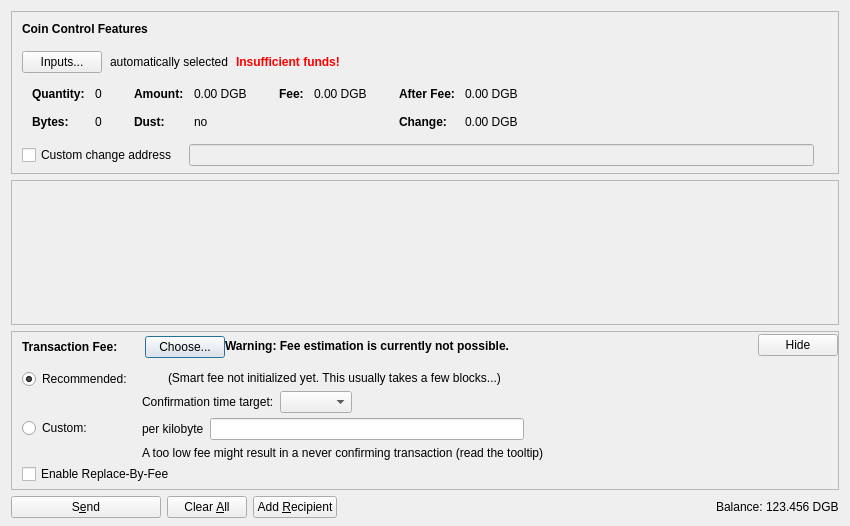
<?xml version="1.0" encoding="UTF-8"?>
<ui version="4.0">
 <class>SendCoinsDialog</class>
 <widget class="QDialog" name="SendCoinsDialog">
  <property name="geometry">
   <rect>
    <x>0</x>
    <y>0</y>
    <width>850</width>
    <height>526</height>
   </rect>
  </property>
  <property name="windowTitle">
   <string>Send Coins</string>
  </property>
  <layout class="QVBoxLayout" name="verticalLayout" stretch="0,1,0,0">
   <property name="bottomMargin">
    <number>8</number>
   </property>
   <item>
    <widget class="QFrame" name="frameCoinControl">
     <property name="sizePolicy">
      <sizepolicy hsizetype="Expanding" vsizetype="Expanding">
       <horstretch>0</horstretch>
       <verstretch>0</verstretch>
      </sizepolicy>
     </property>
     <property name="maximumSize">
      <size>
       <width>16777215</width>
       <height>16777215</height>
      </size>
     </property>
     <property name="frameShape">
      <enum>QFrame::StyledPanel</enum>
     </property>
     <property name="frameShadow">
      <enum>QFrame::Sunken</enum>
     </property>
     <layout class="QVBoxLayout" name="verticalLayoutCoinControl2">
      <property name="spacing">
       <number>0</number>
      </property>
      <property name="leftMargin">
       <number>0</number>
      </property>
      <property name="topMargin">
       <number>0</number>
      </property>
      <property name="rightMargin">
       <number>0</number>
      </property>
      <property name="bottomMargin">
       <number>6</number>
      </property>
      <item>
       <layout class="QVBoxLayout" name="verticalLayoutCoinControl" stretch="0,0,0,0,1">
        <property name="spacing">
         <number>0</number>
        </property>
        <property name="leftMargin">
         <number>10</number>
        </property>
        <property name="topMargin">
         <number>10</number>
        </property>
        <item>
         <layout class="QHBoxLayout" name="horizontalLayoutCoinControl1">
          <property name="bottomMargin">
           <number>15</number>
          </property>
          <item>
           <widget class="QLabel" name="labelCoinControlFeatures">
            <property name="sizePolicy">
             <sizepolicy hsizetype="Preferred" vsizetype="Maximum">
              <horstretch>0</horstretch>
              <verstretch>0</verstretch>
             </sizepolicy>
            </property>
            <property name="font">
             <font>
              <weight>75</weight>
              <bold>true</bold>
             </font>
            </property>
            <property name="styleSheet">
             <string notr="true">font-weight:bold;</string>
            </property>
            <property name="text">
             <string>Coin Control Features</string>
            </property>
           </widget>
          </item>
         </layout>
        </item>
        <item>
         <layout class="QHBoxLayout" name="horizontalLayoutCoinControl2" stretch="0,0,0,0">
          <property name="spacing">
           <number>8</number>
          </property>
          <property name="bottomMargin">
           <number>10</number>
          </property>
          <item>
           <widget class="QPushButton" name="pushButtonCoinControl">
            <property name="styleSheet">
             <string notr="true"/>
            </property>
            <property name="text">
             <string>Inputs...</string>
            </property>
            <property name="autoDefault">
             <bool>false</bool>
            </property>
           </widget>
          </item>
          <item>
           <widget class="QLabel" name="labelCoinControlAutomaticallySelected">
            <property name="text">
             <string>automatically selected</string>
            </property>
            <property name="margin">
             <number>5</number>
            </property>
           </widget>
          </item>
          <item>
           <widget class="QLabel" name="labelCoinControlInsuffFunds">
            <property name="font">
             <font>
              <weight>75</weight>
              <bold>true</bold>
             </font>
            </property>
            <property name="styleSheet">
             <string notr="true">color:red;font-weight:bold;</string>
            </property>
            <property name="text">
             <string>Insufficient funds!</string>
            </property>
            <property name="margin">
             <number>5</number>
            </property>
           </widget>
          </item>
          <item>
           <spacer name="horizontalSpacerCoinControl">
            <property name="orientation">
             <enum>Qt::Horizontal</enum>
            </property>
            <property name="sizeHint" stdset="0">
             <size>
              <width>40</width>
              <height>1</height>
             </size>
            </property>
           </spacer>
          </item>
         </layout>
        </item>
        <item>
         <widget class="QWidget" name="widgetCoinControl" native="true">
          <property name="sizePolicy">
           <sizepolicy hsizetype="Preferred" vsizetype="Preferred">
            <horstretch>0</horstretch>
            <verstretch>0</verstretch>
           </sizepolicy>
          </property>
          <property name="minimumSize">
           <size>
            <width>0</width>
            <height>0</height>
           </size>
          </property>
          <property name="styleSheet">
           <string notr="true"/>
          </property>
          <layout class="QHBoxLayout" name="horizontalLayoutCoinControl5">
           <property name="leftMargin">
            <number>0</number>
           </property>
           <property name="topMargin">
            <number>0</number>
           </property>
           <property name="rightMargin">
            <number>0</number>
           </property>
           <property name="bottomMargin">
            <number>0</number>
           </property>
           <item>
            <layout class="QHBoxLayout" name="horizontalLayoutCoinControl3" stretch="0,0,0,1">
             <property name="spacing">
              <number>20</number>
             </property>
             <property name="topMargin">
              <number>0</number>
             </property>
             <property name="bottomMargin">
              <number>10</number>
             </property>
             <item>
              <layout class="QFormLayout" name="formLayoutCoinControl1">
               <property name="horizontalSpacing">
                <number>10</number>
               </property>
               <property name="verticalSpacing">
                <number>14</number>
               </property>
               <property name="leftMargin">
                <number>10</number>
               </property>
               <property name="topMargin">
                <number>4</number>
               </property>
               <property name="rightMargin">
                <number>6</number>
               </property>
               <item row="0" column="0">
                <widget class="QLabel" name="labelCoinControlQuantityText">
                 <property name="font">
                  <font>
                   <weight>75</weight>
                   <bold>true</bold>
                  </font>
                 </property>
                 <property name="text">
                  <string>Quantity:</string>
                 </property>
                 <property name="margin">
                  <number>0</number>
                 </property>
                </widget>
               </item>
               <item row="0" column="1">
                <widget class="QLabel" name="labelCoinControlQuantity">
                 <property name="cursor">
                  <cursorShape>IBeamCursor</cursorShape>
                 </property>
                 <property name="contextMenuPolicy">
                  <enum>Qt::ActionsContextMenu</enum>
                 </property>
                 <property name="text">
                  <string notr="true">0</string>
                 </property>
                 <property name="margin">
                  <number>0</number>
                 </property>
                 <property name="textInteractionFlags">
                  <set>Qt::LinksAccessibleByMouse|Qt::TextSelectableByKeyboard|Qt::TextSelectableByMouse</set>
                 </property>
                </widget>
               </item>
               <item row="1" column="0">
                <widget class="QLabel" name="labelCoinControlBytesText">
                 <property name="font">
                  <font>
                   <weight>75</weight>
                   <bold>true</bold>
                  </font>
                 </property>
                 <property name="text">
                  <string>Bytes:</string>
                 </property>
                </widget>
               </item>
               <item row="1" column="1">
                <widget class="QLabel" name="labelCoinControlBytes">
                 <property name="cursor">
                  <cursorShape>IBeamCursor</cursorShape>
                 </property>
                 <property name="contextMenuPolicy">
                  <enum>Qt::ActionsContextMenu</enum>
                 </property>
                 <property name="text">
                  <string notr="true">0</string>
                 </property>
                 <property name="textInteractionFlags">
                  <set>Qt::LinksAccessibleByMouse|Qt::TextSelectableByKeyboard|Qt::TextSelectableByMouse</set>
                 </property>
                </widget>
               </item>
              </layout>
             </item>
             <item>
              <layout class="QFormLayout" name="formLayoutCoinControl2">
               <property name="horizontalSpacing">
                <number>10</number>
               </property>
               <property name="verticalSpacing">
                <number>14</number>
               </property>
               <property name="leftMargin">
                <number>6</number>
               </property>
               <property name="topMargin">
                <number>4</number>
               </property>
               <property name="rightMargin">
                <number>6</number>
               </property>
               <item row="0" column="0">
                <widget class="QLabel" name="labelCoinControlAmountText">
                 <property name="font">
                  <font>
                   <weight>75</weight>
                   <bold>true</bold>
                  </font>
                 </property>
                 <property name="text">
                  <string>Amount:</string>
                 </property>
                 <property name="margin">
                  <number>0</number>
                 </property>
                </widget>
               </item>
               <item row="0" column="1">
                <widget class="QLabel" name="labelCoinControlAmount">
                 <property name="cursor">
                  <cursorShape>IBeamCursor</cursorShape>
                 </property>
                 <property name="contextMenuPolicy">
                  <enum>Qt::ActionsContextMenu</enum>
                 </property>
                 <property name="text">
                  <string notr="true">0.00 DGB</string>
                 </property>
                 <property name="textInteractionFlags">
                  <set>Qt::LinksAccessibleByMouse|Qt::TextSelectableByKeyboard|Qt::TextSelectableByMouse</set>
                 </property>
                </widget>
               </item>
               <item row="1" column="0">
                <widget class="QLabel" name="labelCoinControlLowOutputText">
                 <property name="font">
                  <font>
                   <weight>75</weight>
                   <bold>true</bold>
                  </font>
                 </property>
                 <property name="text">
                  <string>Dust:</string>
                 </property>
                </widget>
               </item>
               <item row="1" column="1">
                <widget class="QLabel" name="labelCoinControlLowOutput">
                 <property name="cursor">
                  <cursorShape>IBeamCursor</cursorShape>
                 </property>
                 <property name="contextMenuPolicy">
                  <enum>Qt::ActionsContextMenu</enum>
                 </property>
                 <property name="text">
                  <string notr="true">no</string>
                 </property>
                 <property name="textInteractionFlags">
                  <set>Qt::LinksAccessibleByMouse|Qt::TextSelectableByKeyboard|Qt::TextSelectableByMouse</set>
                 </property>
                </widget>
               </item>
              </layout>
             </item>
             <item>
              <layout class="QFormLayout" name="formLayoutCoinControl3">
               <property name="horizontalSpacing">
                <number>10</number>
               </property>
               <property name="verticalSpacing">
                <number>14</number>
               </property>
               <property name="leftMargin">
                <number>6</number>
               </property>
               <property name="topMargin">
                <number>4</number>
               </property>
               <property name="rightMargin">
                <number>6</number>
               </property>
               <item row="0" column="0">
                <widget class="QLabel" name="labelCoinControlFeeText">
                 <property name="font">
                  <font>
                   <weight>75</weight>
                   <bold>true</bold>
                  </font>
                 </property>
                 <property name="text">
                  <string>Fee:</string>
                 </property>
                 <property name="margin">
                  <number>0</number>
                 </property>
                </widget>
               </item>
               <item row="0" column="1">
                <widget class="QLabel" name="labelCoinControlFee">
                 <property name="cursor">
                  <cursorShape>IBeamCursor</cursorShape>
                 </property>
                 <property name="contextMenuPolicy">
                  <enum>Qt::ActionsContextMenu</enum>
                 </property>
                 <property name="text">
                  <string notr="true">0.00 DGB</string>
                 </property>
                 <property name="textInteractionFlags">
                  <set>Qt::LinksAccessibleByMouse|Qt::TextSelectableByKeyboard|Qt::TextSelectableByMouse</set>
                 </property>
                </widget>
               </item>
              </layout>
             </item>
             <item>
              <layout class="QFormLayout" name="formLayoutCoinControl4">
               <property name="horizontalSpacing">
                <number>10</number>
               </property>
               <property name="verticalSpacing">
                <number>14</number>
               </property>
               <property name="leftMargin">
                <number>6</number>
               </property>
               <property name="topMargin">
                <number>4</number>
               </property>
               <property name="rightMargin">
                <number>6</number>
               </property>
               <item row="0" column="0">
                <widget class="QLabel" name="labelCoinControlAfterFeeText">
                 <property name="font">
                  <font>
                   <weight>75</weight>
                   <bold>true</bold>
                  </font>
                 </property>
                 <property name="text">
                  <string>After Fee:</string>
                 </property>
                 <property name="margin">
                  <number>0</number>
                 </property>
                </widget>
               </item>
               <item row="0" column="1">
                <widget class="QLabel" name="labelCoinControlAfterFee">
                 <property name="cursor">
                  <cursorShape>IBeamCursor</cursorShape>
                 </property>
                 <property name="contextMenuPolicy">
                  <enum>Qt::ActionsContextMenu</enum>
                 </property>
                 <property name="text">
                  <string notr="true">0.00 DGB</string>
                 </property>
                 <property name="textInteractionFlags">
                  <set>Qt::LinksAccessibleByMouse|Qt::TextSelectableByKeyboard|Qt::TextSelectableByMouse</set>
                 </property>
                </widget>
               </item>
               <item row="1" column="0">
                <widget class="QLabel" name="labelCoinControlChangeText">
                 <property name="font">
                  <font>
                   <weight>75</weight>
                   <bold>true</bold>
                  </font>
                 </property>
                 <property name="text">
                  <string>Change:</string>
                 </property>
                </widget>
               </item>
               <item row="1" column="1">
                <widget class="QLabel" name="labelCoinControlChange">
                 <property name="cursor">
                  <cursorShape>IBeamCursor</cursorShape>
                 </property>
                 <property name="contextMenuPolicy">
                  <enum>Qt::ActionsContextMenu</enum>
                 </property>
                 <property name="text">
                  <string notr="true">0.00 DGB</string>
                 </property>
                 <property name="textInteractionFlags">
                  <set>Qt::LinksAccessibleByMouse|Qt::TextSelectableByKeyboard|Qt::TextSelectableByMouse</set>
                 </property>
                </widget>
               </item>
              </layout>
             </item>
            </layout>
           </item>
          </layout>
         </widget>
        </item>
        <item>
         <layout class="QHBoxLayout" name="horizontalLayoutCoinControl4" stretch="0,0,0">
          <property name="spacing">
           <number>12</number>
          </property>
          <property name="sizeConstraint">
           <enum>QLayout::SetDefaultConstraint</enum>
          </property>
          <property name="topMargin">
           <number>5</number>
          </property>
          <property name="rightMargin">
           <number>5</number>
          </property>
          <item>
           <widget class="QCheckBox" name="checkBoxCoinControlChange">
            <property name="toolTip">
             <string>If this is activated, but the change address is empty or invalid, change will be sent to a newly generated address.</string>
            </property>
            <property name="text">
             <string>Custom change address</string>
            </property>
           </widget>
          </item>
          <item>
           <widget class="QValidatedLineEdit" name="lineEditCoinControlChange">
            <property name="enabled">
             <bool>false</bool>
            </property>
            <property name="sizePolicy">
             <sizepolicy hsizetype="Expanding" vsizetype="Fixed">
              <horstretch>0</horstretch>
              <verstretch>0</verstretch>
             </sizepolicy>
            </property>
           </widget>
          </item>
          <item>
           <widget class="QLabel" name="labelCoinControlChangeLabel">
            <property name="sizePolicy">
             <sizepolicy hsizetype="Preferred" vsizetype="Expanding">
              <horstretch>0</horstretch>
              <verstretch>0</verstretch>
             </sizepolicy>
            </property>
            <property name="minimumSize">
             <size>
              <width>0</width>
              <height>0</height>
             </size>
            </property>
            <property name="text">
             <string/>
            </property>
            <property name="margin">
             <number>3</number>
            </property>
           </widget>
          </item>
         </layout>
        </item>
        <item>
         <spacer name="verticalSpacerCoinControl">
          <property name="orientation">
           <enum>Qt::Vertical</enum>
          </property>
          <property name="sizeHint" stdset="0">
           <size>
            <width>800</width>
            <height>1</height>
           </size>
          </property>
         </spacer>
        </item>
       </layout>
      </item>
     </layout>
    </widget>
   </item>
   <item>
    <widget class="QScrollArea" name="scrollArea">
     <property name="widgetResizable">
      <bool>true</bool>
     </property>
     <widget class="QWidget" name="scrollAreaWidgetContents">
      <property name="geometry">
       <rect>
        <x>0</x>
        <y>0</y>
        <width>830</width>
        <height>104</height>
       </rect>
      </property>
      <layout class="QVBoxLayout" name="verticalLayout_2" stretch="0,1">
       <property name="leftMargin">
        <number>0</number>
       </property>
       <property name="topMargin">
        <number>0</number>
       </property>
       <property name="rightMargin">
        <number>0</number>
       </property>
       <property name="bottomMargin">
        <number>0</number>
       </property>
       <item>
        <layout class="QVBoxLayout" name="entries">
         <property name="spacing">
          <number>6</number>
         </property>
        </layout>
       </item>
       <item>
        <spacer name="verticalSpacer">
         <property name="orientation">
          <enum>Qt::Vertical</enum>
         </property>
         <property name="sizeHint" stdset="0">
          <size>
           <width>20</width>
           <height>40</height>
          </size>
         </property>
        </spacer>
       </item>
      </layout>
     </widget>
    </widget>
   </item>
   <item>
    <widget class="QFrame" name="frameFee">
     <property name="sizePolicy">
      <sizepolicy hsizetype="Expanding" vsizetype="Expanding">
       <horstretch>0</horstretch>
       <verstretch>0</verstretch>
      </sizepolicy>
     </property>
     <property name="maximumSize">
      <size>
       <width>16777215</width>
       <height>16777215</height>
      </size>
     </property>
     <property name="frameShape">
      <enum>QFrame::StyledPanel</enum>
     </property>
     <property name="frameShadow">
      <enum>QFrame::Sunken</enum>
     </property>
     <layout class="QVBoxLayout" name="verticalLayoutFee1">
      <property name="spacing">
       <number>0</number>
      </property>
      <property name="leftMargin">
       <number>0</number>
      </property>
      <property name="topMargin">
       <number>0</number>
      </property>
      <property name="rightMargin">
       <number>0</number>
      </property>
      <property name="bottomMargin">
       <number>0</number>
      </property>
      <item>
       <layout class="QVBoxLayout" name="verticalLayoutFee2" stretch="0,0,0">
        <property name="spacing">
         <number>0</number>
        </property>
        <property name="leftMargin">
         <number>10</number>
        </property>
        <property name="topMargin">
         <number>0</number>
        </property>
        <item>
         <layout class="QHBoxLayout" name="horizontalLayoutFee1">
          <property name="bottomMargin">
           <number>0</number>
          </property>
          <item>
           <layout class="QVBoxLayout" name="verticalLayoutFee7">
            <property name="spacing">
             <number>0</number>
            </property>
            <item>
             <spacer name="verticalSpacerSmartFee">
              <property name="orientation">
               <enum>Qt::Vertical</enum>
              </property>
              <property name="sizeType">
               <enum>QSizePolicy::Fixed</enum>
              </property>
              <property name="sizeHint" stdset="0">
               <size>
                <width>1</width>
                <height>4</height>
               </size>
              </property>
             </spacer>
            </item>
            <item>
             <layout class="QHBoxLayout" name="horizontalLayoutSmartFee">
              <property name="spacing">
               <number>10</number>
              </property>
              <item>
               <widget class="QLabel" name="labelFeeHeadline">
                <property name="sizePolicy">
                 <sizepolicy hsizetype="Preferred" vsizetype="Maximum">
                  <horstretch>0</horstretch>
                  <verstretch>0</verstretch>
                 </sizepolicy>
                </property>
                <property name="font">
                 <font>
                  <weight>75</weight>
                  <bold>true</bold>
                 </font>
                </property>
                <property name="styleSheet">
                 <string notr="true">font-weight:bold;</string>
                </property>
                <property name="text">
                 <string>Transaction Fee:</string>
                </property>
               </widget>
              </item>
              <item>
               <widget class="QLabel" name="labelFeeMinimized">
                <property name="text">
                 <string/>
                </property>
               </widget>
              </item>
              <item>
               <widget class="QPushButton" name="buttonChooseFee">
                <property name="text">
                 <string>Choose...</string>
                </property>
               </widget>
              </item>
             </layout>
            </item>
            <item>
             <spacer name="verticalSpacer_5">
              <property name="orientation">
               <enum>Qt::Vertical</enum>
              </property>
              <property name="sizeHint" stdset="0">
               <size>
                <width>1</width>
                <height>1</height>
               </size>
              </property>
             </spacer>
            </item>
           </layout>
          </item>
          <item>
           <widget class="QLabel" name="fallbackFeeWarningLabel">
            <property name="toolTip">
             <string>Using the fallbackfee can result in sending a transaction that will take several hours or days (or never) to confirm. Consider choosing your fee manually or wait until you have validated the complete chain.</string>
            </property>
            <property name="font">
            <font>
                <weight>75</weight>
                <bold>true</bold>
            </font>
            </property>
            <property name="text">
             <string>Warning: Fee estimation is currently not possible.</string>
            </property>
            <property name="wordWrap">
             <bool>false</bool>
            </property>
           </widget>
          </item>
          <item>
           <spacer name="horizontalSpacer_4">
            <property name="orientation">
             <enum>Qt::Horizontal</enum>
            </property>
            <property name="sizeType">
             <enum>QSizePolicy::MinimumExpanding</enum>
            </property>
            <property name="sizeHint" stdset="0">
             <size>
              <width>40</width>
              <height>20</height>
             </size>
            </property>
           </spacer>
          </item>
          <item>
           <widget class="QPushButton" name="buttonMinimizeFee">
            <property name="toolTip">
             <string>Hide transaction fee settings</string>
            </property>
            <property name="text">
             <string>Hide</string>
            </property>
           </widget>
          </item>
         </layout>
        </item>
        <item>
         <widget class="QFrame" name="frameFeeSelection">
          <layout class="QVBoxLayout" name="verticalLayoutFee12">
           <property name="spacing">
            <number>0</number>
           </property>
           <property name="leftMargin">
            <number>0</number>
           </property>
           <property name="topMargin">
            <number>0</number>
           </property>
           <property name="rightMargin">
            <number>0</number>
           </property>
           <property name="bottomMargin">
            <number>0</number>
           </property>
           <item>
            <layout class="QGridLayout" name="gridLayoutFee">
             <property name="topMargin">
              <number>10</number>
             </property>
             <property name="bottomMargin">
              <number>4</number>
             </property>
             <property name="horizontalSpacing">
              <number>10</number>
             </property>
             <property name="verticalSpacing">
              <number>4</number>
             </property>
             <item row="1" column="1">
              <layout class="QVBoxLayout" name="verticalLayoutFee8">
               <property name="spacing">
                <number>6</number>
               </property>
               <item>
                <layout class="QHBoxLayout" name="horizontalLayoutFee13">
                 <item>
                  <widget class="QLabel" name="labelCustomPerKilobyte">
                   <property name="toolTip">
                    <string>Specify a custom fee per kB (1,000 bytes) of the transaction's virtual size.

Note:  Since the fee is calculated on a per-byte basis, a fee of "100 satoshis per kB" for a transaction size of 500 bytes (half of 1 kB) would ultimately yield a fee of only 50 satoshis.</string>
                   </property>
                   <property name="text">
                    <string>per kilobyte</string>
                   </property>
                  </widget>
                 </item>
                 <item>
                  <widget class="DigiByteAmountField" name="customFee"/>
                 </item>
                 <item>
                  <spacer name="horizontalSpacer_6">
                   <property name="orientation">
                    <enum>Qt::Horizontal</enum>
                   </property>
                   <property name="sizeHint" stdset="0">
                    <size>
                     <width>1</width>
                     <height>1</height>
                    </size>
                   </property>
                  </spacer>
                 </item>
                </layout>
               </item>
               <item>
                <layout class="QHBoxLayout" name="horizontalLayoutFee8">
                 <item>
                  <widget class="QLabel" name="labelCustomFeeWarning">
                   <property name="enabled">
                    <bool>true</bool>
                   </property>
                   <property name="toolTip">
                    <string>When there is less transaction volume than space in the blocks, miners as well as relaying nodes may enforce a minimum fee. Paying only this minimum fee is just fine, but be aware that this can result in a never confirming transaction once there is more demand for digibyte transactions than the network can process.</string>
                   </property>
                   <property name="text">
                    <string>A too low fee might result in a never confirming transaction (read the tooltip)</string>
                   </property>
                  </widget>
                 </item>
                 <item>
                  <spacer name="horizontalSpacer_2">
                   <property name="orientation">
                    <enum>Qt::Horizontal</enum>
                   </property>
                   <property name="sizeHint" stdset="0">
                    <size>
                     <width>1</width>
                     <height>1</height>
                    </size>
                   </property>
                  </spacer>
                 </item>
                </layout>
               </item>
              </layout>
             </item>
             <item row="0" column="0">
              <layout class="QVBoxLayout" name="verticalLayoutFee4" stretch="0,1">
               <item>
                <widget class="QRadioButton" name="radioSmartFee">
                 <property name="text">
                  <string>Recommended:</string>
                 </property>
                 <property name="checked">
                  <bool>true</bool>
                 </property>
                 <attribute name="buttonGroup">
                  <string notr="true">groupFee</string>
                 </attribute>
                </widget>
               </item>
               <item>
                <spacer name="verticalSpacer_2">
                 <property name="orientation">
                  <enum>Qt::Vertical</enum>
                 </property>
                 <property name="sizeHint" stdset="0">
                  <size>
                   <width>1</width>
                   <height>1</height>
                  </size>
                 </property>
                </spacer>
               </item>
              </layout>
             </item>
             <item row="1" column="0">
              <layout class="QVBoxLayout" name="verticalLayoutFee9" stretch="0,1">
               <item>
                <widget class="QRadioButton" name="radioCustomFee">
                 <property name="text">
                  <string>Custom:</string>
                 </property>
                 <attribute name="buttonGroup">
                  <string notr="true">groupFee</string>
                 </attribute>
                </widget>
               </item>
               <item>
                <spacer name="verticalSpacer_6">
                 <property name="orientation">
                  <enum>Qt::Vertical</enum>
                 </property>
                 <property name="sizeHint" stdset="0">
                  <size>
                   <width>1</width>
                   <height>1</height>
                  </size>
                 </property>
                </spacer>
               </item>
              </layout>
             </item>
             <item row="0" column="1">
              <layout class="QVBoxLayout" name="verticalLayoutFee3" stretch="0,0,1">
               <property name="spacing">
                <number>6</number>
               </property>
               <property name="topMargin">
                <number>2</number>
               </property>
               <item>
                <layout class="QHBoxLayout" name="horizontalLayoutFee12">
                 <item>
                  <widget class="QLabel" name="labelSmartFee">
                   <property name="text">
                    <string/>
                   </property>
                  </widget>
                 </item>
                 <item>
                  <widget class="QLabel" name="labelFeeEstimation">
                   <property name="text">
                    <string/>
                   </property>
                  </widget>
                 </item>
                 <item>
                  <widget class="QLabel" name="labelSmartFee2">
                   <property name="text">
                    <string>(Smart fee not initialized yet. This usually takes a few blocks...)</string>
                   </property>
                  </widget>
                 </item>
                 <item>
                  <spacer name="horizontalSpacer_5">
                   <property name="orientation">
                    <enum>Qt::Horizontal</enum>
                   </property>
                   <property name="sizeHint" stdset="0">
                    <size>
                     <width>1</width>
                     <height>1</height>
                    </size>
                   </property>
                  </spacer>
                 </item>
                </layout>
               </item>
               <item>
                <layout class="QHBoxLayout" name="horizontalLayoutFee9">
                 <item>
                  <layout class="QVBoxLayout" name="verticalLayoutFee6">
                   <item>
                    <widget class="QLabel" name="labelSmartFee3">
                     <property name="text">
                      <string>Confirmation time target:</string>
                     </property>
                    </widget>
                   </item>
                  </layout>
                 </item>
                 <item>
                  <layout class="QVBoxLayout" name="verticalLayoutFee5">
                   <property name="rightMargin">
                    <number>30</number>
                   </property>
                   <item>
                    <layout class="QHBoxLayout" name="horizontalLayoutConfTarget">
                     <property name="bottomMargin">
                      <number>0</number>
                     </property>
                     <item>
                      <widget class="QComboBox" name="confTargetSelector"/>
                     </item>
                     <item>
                      <spacer name="horizontalSpacerConfTarget">
                       <property name="orientation">
                        <enum>Qt::Horizontal</enum>
                       </property>
                       <property name="sizeHint" stdset="0">
                        <size>
                         <width>40</width>
                         <height>20</height>
                        </size>
                       </property>
                      </spacer>
                     </item>
                    </layout>
                   </item>
                  </layout>
                 </item>
                </layout>
               </item>
               <item>
                <spacer name="verticalSpacer_4">
                 <property name="orientation">
                  <enum>Qt::Vertical</enum>
                 </property>
                 <property name="sizeHint" stdset="0">
                  <size>
                   <width>1</width>
                   <height>1</height>
                  </size>
                 </property>
                </spacer>
               </item>
              </layout>
             </item>
            </layout>
           </item>
           <item>
            <widget class="QCheckBox" name="optInRBF">
             <property name="text">
              <string>Enable Replace-By-Fee</string>
             </property>
             <property name="toolTip">
              <string>With Replace-By-Fee (BIP-125) you can increase a transaction's fee after it is sent. Without this, a higher fee may be recommended to compensate for increased transaction delay risk.</string>
             </property>
            </widget>
           </item>
          </layout>
         </widget>
        </item>
        <item>
         <spacer name="verticalSpacerFee">
          <property name="orientation">
           <enum>Qt::Vertical</enum>
          </property>
          <property name="sizeHint" stdset="0">
           <size>
            <width>40</width>
            <height>5</height>
           </size>
          </property>
         </spacer>
        </item>
       </layout>
      </item>
     </layout>
    </widget>
   </item>
   <item>
    <layout class="QHBoxLayout" name="horizontalLayout">
     <item>
      <widget class="QPushButton" name="sendButton">
       <property name="minimumSize">
        <size>
         <width>150</width>
         <height>0</height>
        </size>
       </property>
       <property name="toolTip">
        <string>Confirm the send action</string>
       </property>
       <property name="text">
        <string>S&amp;end</string>
       </property>
       <property name="icon">
        <iconset resource="../digibyte.qrc">
         <normaloff>:/icons/send</normaloff>:/icons/send</iconset>
       </property>
       <property name="autoDefault">
        <bool>false</bool>
       </property>
       <property name="default">
        <bool>false</bool>
       </property>
      </widget>
     </item>
     <item>
      <widget class="QPushButton" name="clearButton">
       <property name="sizePolicy">
        <sizepolicy hsizetype="Minimum" vsizetype="Fixed">
         <horstretch>0</horstretch>
         <verstretch>0</verstretch>
        </sizepolicy>
       </property>
       <property name="toolTip">
        <string>Clear all fields of the form.</string>
       </property>
       <property name="text">
        <string>Clear &amp;All</string>
       </property>
       <property name="icon">
        <iconset resource="../digibyte.qrc">
         <normaloff>:/icons/remove</normaloff>:/icons/remove</iconset>
       </property>
       <property name="autoDefault">
        <bool>false</bool>
       </property>
      </widget>
     </item>
     <item>
      <widget class="QPushButton" name="addButton">
       <property name="toolTip">
        <string>Send to multiple recipients at once</string>
       </property>
       <property name="text">
        <string>Add &amp;Recipient</string>
       </property>
       <property name="icon">
        <iconset resource="../digibyte.qrc">
         <normaloff>:/icons/add</normaloff>:/icons/add</iconset>
       </property>
       <property name="autoDefault">
        <bool>false</bool>
       </property>
      </widget>
     </item>
     <item>
      <spacer name="horizontalSpacer">
       <property name="orientation">
        <enum>Qt::Horizontal</enum>
       </property>
       <property name="sizeHint" stdset="0">
        <size>
         <width>40</width>
         <height>20</height>
        </size>
       </property>
      </spacer>
     </item>
     <item>
      <layout class="QHBoxLayout" name="horizontalLayout_2">
       <property name="spacing">
        <number>3</number>
       </property>
       <item>
        <widget class="QLabel" name="labelBalanceName">
         <property name="sizePolicy">
          <sizepolicy hsizetype="Preferred" vsizetype="Fixed">
           <horstretch>0</horstretch>
           <verstretch>0</verstretch>
          </sizepolicy>
         </property>
         <property name="text">
          <string>Balance:</string>
         </property>
        </widget>
       </item>
       <item>
        <widget class="QLabel" name="labelBalance">
         <property name="sizePolicy">
          <sizepolicy hsizetype="Preferred" vsizetype="Fixed">
           <horstretch>0</horstretch>
           <verstretch>0</verstretch>
          </sizepolicy>
         </property>
         <property name="cursor">
          <cursorShape>IBeamCursor</cursorShape>
         </property>
         <property name="text">
          <string notr="true">123.456 DGB</string>
         </property>
         <property name="textInteractionFlags">
          <set>Qt::LinksAccessibleByMouse|Qt::TextSelectableByKeyboard|Qt::TextSelectableByMouse</set>
         </property>
        </widget>
       </item>
      </layout>
     </item>
    </layout>
   </item>
  </layout>
 </widget>
 <customwidgets>
  <customwidget>
   <class>QValidatedLineEdit</class>
   <extends>QLineEdit</extends>
   <header>qt/qvalidatedlineedit.h</header>
  </customwidget>
  <customwidget>
   <class>DigiByteAmountField</class>
   <extends>QLineEdit</extends>
   <header>qt/digibyteamountfield.h</header>
   <container>1</container>
  </customwidget>
 </customwidgets>
 <resources>
  <include location="../digibyte.qrc"/>
 </resources>
 <connections/>
 <buttongroups>
  <buttongroup name="groupFee"/>
 </buttongroups>
</ui>
